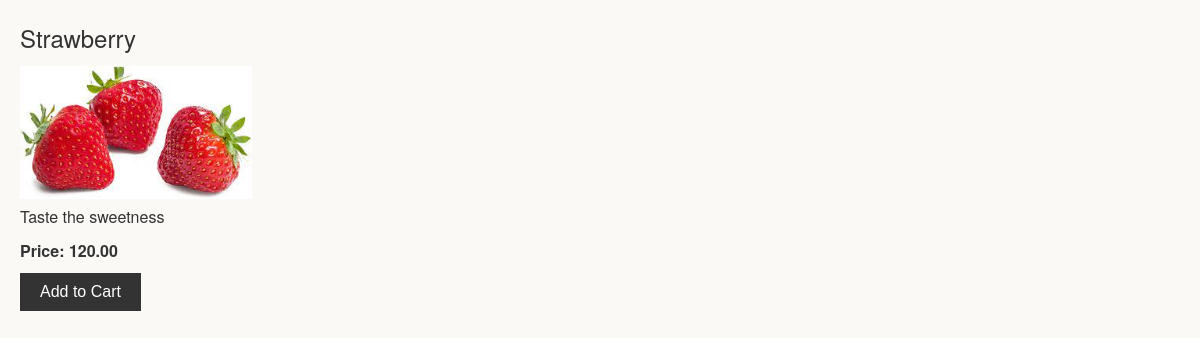
Page /inventory/products/9/ on the committed database.
### inventory/models.py (models this page shows)
class Product(models.Model):
    vendor = models.ForeignKey(Vendor, null = True, on_delete = models.CASCADE)
    name = models.CharField(max_length = 32)
    price = models.DecimalField(max_digits = 8, decimal_places = 2)
    stock = models.PositiveIntegerField()
    image = models.ImageField()
    description = models.TextField()
    date_created = models.DateTimeField(auto_now_add = True)
    date_updated = models.DateTimeField(auto_now = True)

### inventory/views.py (the view)
# urls.py: path("products/<int:id>/",product_detail, name="product_detail_views"),
def product_detail(request, id):
    product = Product.objects.get(id=id)
    return render(request, 'inventory/product_detail.html', {'product': product})

### templates/inventory/product_detail.html (shortened to what this page needs)
<!DOCTYPE html>
<html lang="en">
<head>
</head>
<body>
    <h2>{{ product.name }}</h2>
    <img src="{{ product.image.url }}" class="img">
    <p>{{ product.description }}</p>
    <span>Price: {{ product.price }}</span>
    <button>Add to Cart</button>
</body>
</html>

### templates/inventory/product_detail.html (style rules this page uses)
body { background-color: #FAF9F6; color: #333; font-family: 'Helvetica Neue', sans-serif; font-size: 16px; line-height: 1.5; margin: 0; padding: 20px; }
h2 { font-size: 24px; font-weight: normal; margin: 0 0 10px; }
img { width: 20%; }
p { margin: 0 0 10px; }
span { display: block; font-weight: bold; margin: 10px 0; }
button { background-color: #333; border: none; color: #fff; cursor: pointer; font-size: 16px; padding: 10px 20px; }

### rows in the picture
Product: name "Strawberry", image (picture), description "Taste the sweetness", price "120.00"
